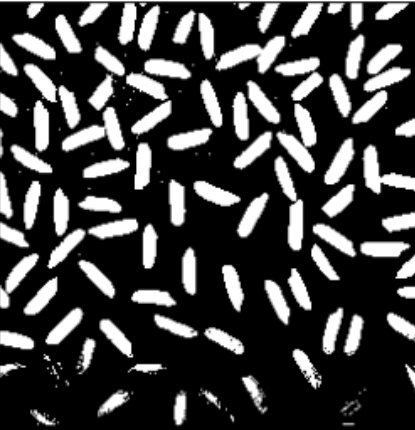
#> input picture graos.png, 415 x 430 px
$ jupyter execute Q1.ipynb
#> lines starting #> are read from the running program, lines starting #| are printed output that depends on the picture; after the words box and inside, x2 and y2 are one past the last pixel; in counts of white or black regions, pixels touching at a corner belong together
[cell 1]
import matplotlib.pyplot as plt
import cv2, os

arq_img = "graos.png"

[cell 2]
def mostrar_imagens_lado_a_lado(img1, img2, titulo1="Original", titulo2="Modificada"):
    plt.figure(figsize=(8, 4))
    plt.subplot(1, 2, 1)
    plt.imshow(img1, cmap='gray')
    plt.title(titulo1)
    plt.subplot(1, 2, 2)
    plt.imshow(img2, cmap='gray')
    plt.title(titulo2)
    plt.tight_layout()
    plt.show()

#### 1) Ler uma imagem de entrada

[cell 3]
# Carrega a imagem colorida em BGR
img = cv2.imread(arq_img)
#> img is the input picture: shape (430, 415, 3); min 0, max 255, mean 64.8

#### 2) Aplicar conversão para escala de cinza;

[cell 4]
# Converte para escala de cinza
gray = cv2.cvtColor(img, cv2.COLOR_BGR2GRAY)

# Exibe a imagem em escala de cinza
plt.imshow(gray, cmap="gray")
plt.show()

#### 3) Realizar suavização com filtro Gaussiano;

[cell 5]
# Aplica o filtro gaussiano
blurred = cv2.GaussianBlur(gray, (5,5), 0)
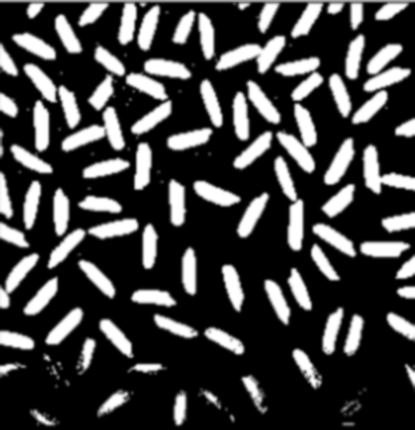
#> blurred: shape (430, 415); min 0, max 255, mean 64.7

mostrar_imagens_lado_a_lado(gray, blurred) # Exibe a imagem original e a modificada lado a lado
#> in mostrar_imagens_lado_a_lado, `plt.show()`:
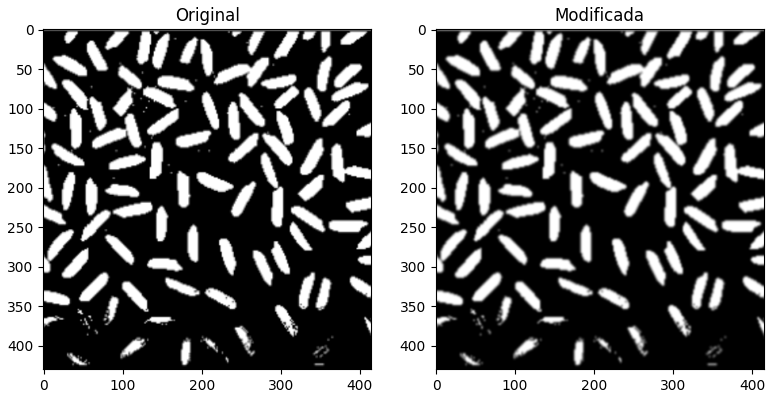
#> figure drawn by matplotlib, 2 panels

#### 4) Binarizar a imagem (thresholding);

[cell 6]
# Binarização automática utilizando Otsu (escolhe automaticamente o valor do threshold)
limiar, binary = cv2.threshold(blurred, 0, 255, cv2.THRESH_BINARY+cv2.THRESH_OTSU)
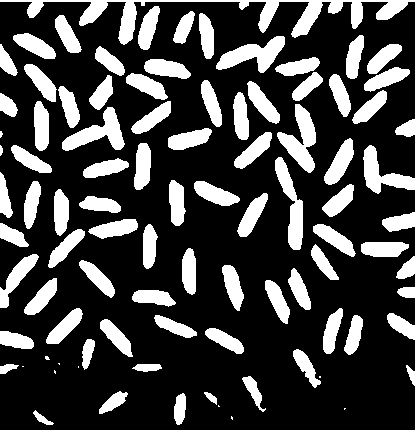
#> binary: shape (430, 415); 25.9% white; 93 white regions (10 under 20 px), largest, box (x1, y1, x2, y2) and area: (0, 0, 415, 45) 3715, (277, 104, 316, 173) 1236, (216, 36, 285, 73) 1190
#> limiar = 116

mostrar_imagens_lado_a_lado(gray, binary) # Exibe a imagem original e a modificada lado a lado
#> call 2 of mostrar_imagens_lado_a_lado, with titulo1 = 'Original', titulo2 = 'Modificada'
#> in mostrar_imagens_lado_a_lado (call 2), `plt.show()`:
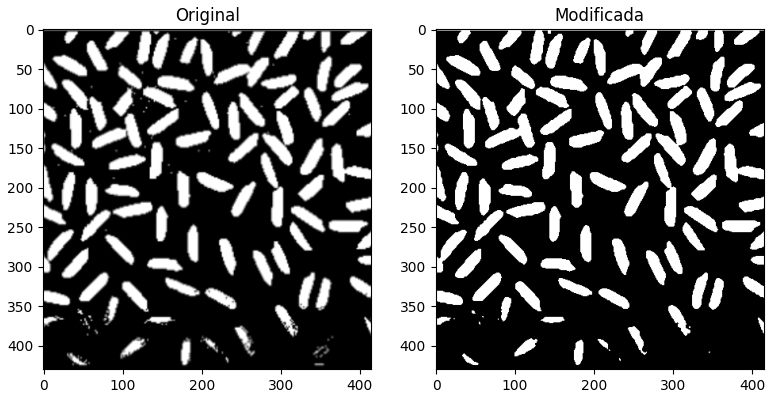
#> figure drawn by matplotlib, 2 panels

[cell 7]
# Cria o elemento estruturante
kernel = cv2.getStructuringElement(cv2.MORPH_ELLIPSE,(3, 3))

# Aplica a erosão para separar os elementos
imagem_erodida = cv2.erode(binary, kernel, iterations=2)
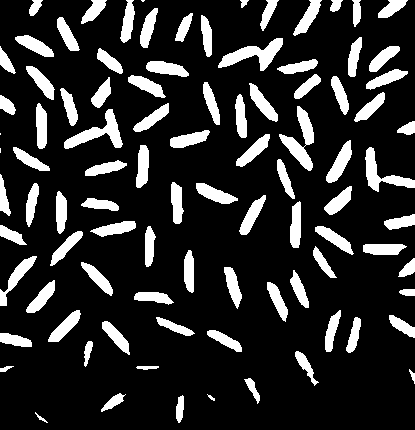
#> imagem_erodida: shape (430, 415); 17.1% white; 94 white regions (3 under 20 px), largest, box (x1, y1, x2, y2) and area: (279, 106, 314, 171) 867, (218, 38, 283, 71) 855, (64, 109, 123, 149) 820

# Aplica a abertura realiza uma erosão seguida de uma dilatação, ajudando a remover pequenos pontos e ruídos isolados.
img_abertura = cv2.morphologyEx(imagem_erodida, cv2.MORPH_OPEN, kernel, iterations=1)
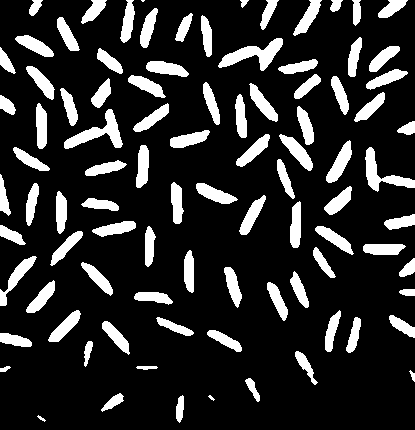
#> img_abertura: shape (430, 415); 17% white; 93 white regions (2 under 20 px)

mostrar_imagens_lado_a_lado(gray, img_abertura) # Exibe a imagem original e a modificada lado a lado

#### 5) Utilizar contornos para identificar e contar os objetos;

[cell 8]
MIN_AREA = 30

# Localiza apenas os contornos externos dos objetos presentes na imagem após a remoção dos ruídos.
contours, _ = cv2.findContours(img_abertura, cv2.RETR_EXTERNAL, cv2.CHAIN_APPROX_SIMPLE)
#> contours = 93 contours, 3 with area under 20; largest, box (x1, y1, x2, y2) and area: (218, 38, 283, 71) 772, (64, 109, 123, 149) 735, (365, 147, 415, 192) 630, (326, 140, 352, 183) 448, (279, 134, 313, 171) 437

# Percorre todos os contornos encontrados e mantém somente aqueles cuja área seja maior ou igual ao valor mínimo definido.
# Isso evita que pequenos ruídos sejam contabilizados como objetos.
valid_contours = []
for c in contours:
    area = cv2.contourArea(c)
    if area >= MIN_AREA:
        valid_contours.append(c)
#> this loop made 93 passes
#> area on passes 3 to 14: 138.5, 161, 127, 23.5, 45, 29.5, 217.5, 109.5, 266.5, 289.5, 339, 255
#> after the loop, valid_contours = 87 contours; largest, box (x1, y1, x2, y2) and area: (218, 38, 283, 71) 772, (64, 109, 123, 149) 735, (365, 147, 415, 192) 630, (326, 140, 352, 183) 448, (279, 134, 313, 171) 437

object_count = len(valid_contours)
#> object_count = 87
print(f"Número de objetos encontrados: {object_count}")
#| Número de objetos encontrados: 87

#### 6) Exibir a imagem com a contagem anotada.

[cell 9]
# Cria uma cópia para desenhar os resultados
result = img.copy()

# Desenha e numera os objetos encontrados
for index, contour in enumerate(valid_contours, start=1):
    x, y, w, h = cv2.boundingRect(contour)
    cv2.rectangle(result, (x,y), (x+w,y+h), (0,255,0), 2)
    cv2.putText(result, str(index), (x, max(y-5,15)), cv2.FONT_HERSHEY_SIMPLEX, 0.5, (0,0,255), 1, cv2.LINE_AA)
#> this loop made 87 passes
#> (x, y, w, h) on passes 1 to 12: (176, 395, 8, 28), (101, 393, 23, 19), (245, 378, 15, 24), (136, 366, 22, 4), (295, 351, 23, 34), (84, 341, 9, 26), (0, 333, 32, 14), (207, 330, 35, 22), (102, 321, 28, 34), (346, 317, 15, 36), (156, 317, 38, 19), (389, 315, 26, 23)
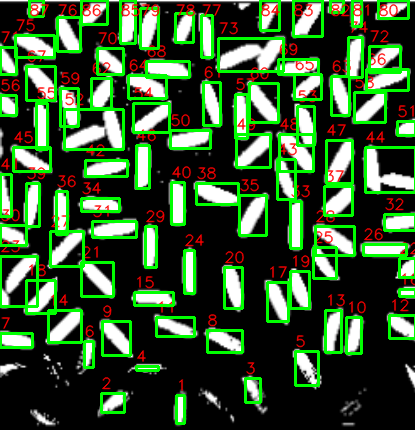
#> result: shape (430, 415, 3); mean B, G, R 48.5, 87.6, 55.4

# OpenCV usa BGR; matplotlib usa RGB
result_rgb = cv2.cvtColor(result, cv2.COLOR_BGR2RGB)

# Exibe as imagens dentro do Jupyter
plt.figure(figsize=(12, 5))
plt.subplot(1, 2, 1)
plt.imshow(img_abertura, cmap="gray")
plt.title("Imagem Processada")
plt.subplot(1, 2, 2)
plt.imshow(result_rgb)
plt.title(f"Objetos detectados: {object_count}")
plt.tight_layout()
plt.show()
